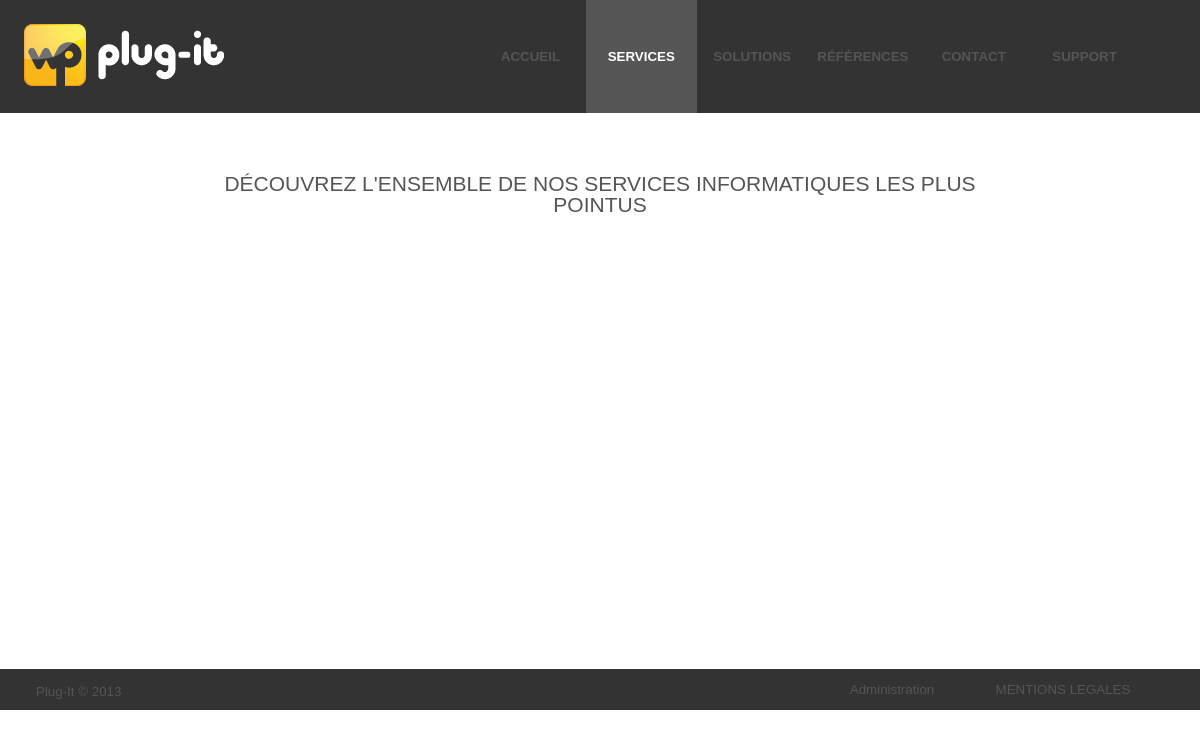
The page /Index.php?page=services&mode=view on the database as committed earlier.
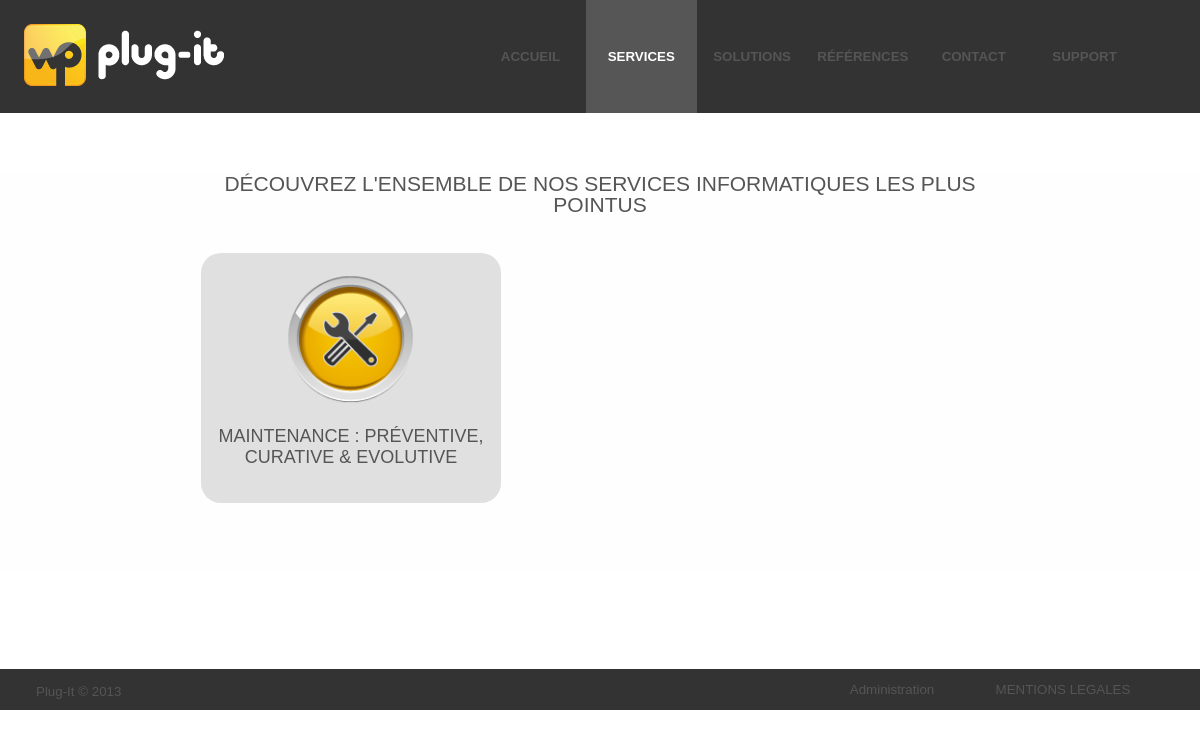
The same page on the database as committed later.
### tables this page shows
CREATE TABLE IF NOT EXISTS `services` (
  `id` int(11) NOT NULL AUTO_INCREMENT,
  `titre` varchar(100) NOT NULL,
  `corps` text NOT NULL,
  `image` varchar(100) NOT NULL,
  `date` timestamp NOT NULL DEFAULT CURRENT_TIMESTAMP,
  PRIMARY KEY (`id`)
);

### Include/invite/services.php (the view, shortened to what this page needs)
<?php
	switch($_GET['mode'])
	{
		case 'view':
			echo'<div style="margin:auto;width:70%;">
				<h2>DÉCOUVREZ L\'ENSEMBLE DE NOS SERVICES INFORMATIQUES LES PLUS POINTUS</h2>';
					$retour = mysql_query('SELECT * FROM services ORDER BY id DESC') or die('Erreur SQL !<br />'.$sql.'<br />'.mysql_error());
					echo '<table cellspacing="20">';
					while ($donnees = mysql_fetch_array($retour))
						{
							echo '<td>
							<div class="blocksolution" onclick="location.href=\'Index.php?page=services&mode=viewone&id='.$donnees['id'].'\'">
								<img src="'.$donnees['image'].'" style="margin-left:5%;width:90%;"/><br/>
								<h3 style="text-align:center;font-size:18px;">'.$donnees['titre'].'</h3>
							</div></td>';
						}
					echo '</table>
				</div>';
		break;
	}

### Index.php (shortened to what this page needs)
<!DOCTYPE html>
<html lang="fr">
	<head>
		<link type="text/css" rel="stylesheet" href="styles/index.css"/>
	</head>
	<body>
		<div class="Banniere">
			<?php
				INCLUDE("include\common\banniere.php");
			?>
		</div>
		<div class="Corps">
			<?php
				INCLUDE("include\common\corps.php");
			?>
		</div>
		<div class="Pied">
			<?php
				INCLUDE("include\common\pied.php");
			?>
		</div>
	</body>
</html>

### Include/common/Banniere.php
<div style="overflow:hidden;">
	<a href="index.php?page=accueil"><img src="images/logotype_plug_it.png" style="float:left;margin-top:2%;margin-left:2%;"/></a>
	<table style="float:right;margin-left:5%;margin:-1%;margin-right:5%;" height="137px" class="menu" cellspacing="0">
		<tr>
			<td onclick="location.href='Index.php?page=accueil&sub=main'"
			<?php
				if(isset($_GET['page']) && $_GET['page'] == 'accueil')
					echo 'class="menu_selected"';
				else
					echo 'class="menu_unselected"';
			?> >Accueil</td>
			<td onclick="location.href='Index.php?page=services&mode=view'"
			<?php
				if(isset($_GET['page']) && $_GET['page'] == 'services')
					echo 'class="menu_selected"';
				else
					echo 'class="menu_unselected"';
			?>>Services</td>
			<td onclick="location.href='Index.php?page=solutions&mode=view'"
			<?php
				if(isset($_GET['page']) && $_GET['page'] == 'solutions')
					echo 'class="menu_selected"';
				else
					echo 'class="menu_unselected"';
			?>>Solutions</td>
			<td onclick="location.href='Index.php?page=references&mode=view'"
			<?php
				if(isset($_GET['page']) && $_GET['page'] == 'references')
					echo 'class="menu_selected"';
				else
					echo 'class="menu_unselected"';
			?>>Références</td>
			<td onclick="location.href='Index.php?page=contact'"
			<?php
				if(isset($_GET['page']) && $_GET['page'] == 'contact')
					echo 'class="menu_selected"';
				else
					echo 'class="menu_unselected"';
			?>>Contact</td>
			<td onclick="location.href='Index.php?page=support'"
			<?php
				if(isset($_GET['page']) && $_GET['page'] == 'support')
					echo 'class="menu_selected"';
				else
					echo 'class="menu_unselected"';
			?>>Support</td>
		</tr>
	</table>
</div>

### Include/common/Corps.php (shortened to what this page needs)
<?php
	switch ($_GET['page'])
	{
		case 'services':
		INCLUDE("\include\invite\services.php");
		break;
	}
?>

### Include/common/Pied.php
<?php
				if(isset($_SESSION['id']))
					$x = 'index.php?page=accueil&dc=1';
				else
					$x = 'index.php?page=admin';
			?>
<p class="p"><span class="span">Plug-It &copy; 2013</span>
<table style="position:absolute; right:5%;top:0; height:40px;" cellspacing="1">
	<tr>
		<td class="boutbout" onclick="location.href='<?php echo $x;?>'">
			<?php
				if(isset($_SESSION['id']))
					echo 'Deconnexion';
				else
					echo 'Administration';
			?>
		</td>
		<td width="15px">
		</td>
		<td class="boutbout" onclick="location.href='index.php?page=accueil&sub=mentions'" >
			MENTIONS LEGALES
		</td>
	</tr>
</table>
</p>

### styles/index.css (style rules this page uses)
.Banniere { height: 20%; position: relative; background-color:#333333; min-width: 900px; }
.menu td { width:14%; text-align:center; cursor: pointer; }
.menu td { font-weight:bold; text-transform:uppercase; }
.menu_selected { background-color:#565656; border-color:#696969 #DCDCDC #DCDCDC #696969; color:white; }
.Corps { position:relative; margin-top:5%; margin-left:0%; width:100%; min-height:400px; background-color:#FEFEFE; min-width: 900px; }
.Pied { padding-top:0.1%; position:relative; margin-top:8%; background-color:#333333; min-width: 900px; min-height: 40px; }
.boutbout { cursor: pointer; width:150px; text-align:center; }
.p { text-align: right; margin-left:3%; }
.p .span { float: left; }
.blocksolution { width:300px; height: 250px; background-color:#e0e0e0; cursor: pointer; border-radius:20px; }
h2,h3 { text-align: center; font-weight: normal; font-size:21px; line-height:21px; text-transform:uppercase; }
body { color:#555555; font-size:10pt; font-family: Arial,Helvetica,sans-serif; padding:0; margin: 0; }

Rows that differ between the two databases and show on the page:
added services: image (picture), titre "MAINTENANCE : PRÉVENTIVE, CURATIVE & EVOLUTIVE"
